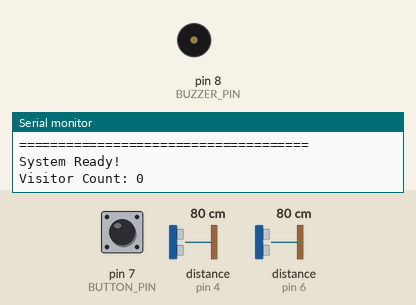
The sketch below on a simulated Arduino Nano, built with avr-gcc and run on an emulated ATmega328P. On the bench: buzzer (waves = sounding, pin HIGH), the last lines printed to the serial monitor. Wiring (inferred from the names in the program): 2 × ultrasonic range finder: trigger pin 3, echo pin 4 / trigger pin 5, echo pin 6. The test bench sets the inputs (shaded band); at power-on: pin 7 (BUTTON_PIN) HIGH, distance to the obstacle (sensors on pin 4, pin 6) 80 cm. The echo pulse lasts 58.3 µs per cm; pins used as bus, display or sensor lines are not drawn.

Above: at 1.3 s.
1.4 s: pin 7 (BUTTON_PIN) pulled LOW for 1 s
At 1.9 s:
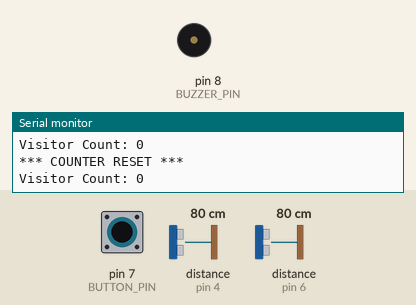
3.9 s: pin 7 (BUTTON_PIN) pulled LOW for 3.2 s
At 7.9 s:
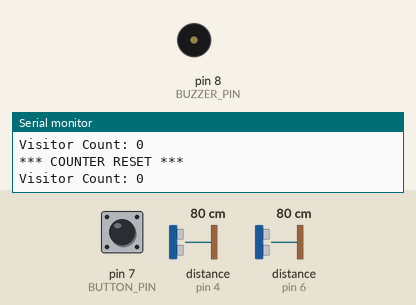
Timing chart, 0 to 9.4 s (numbered marks = the images above; inputs shaded):
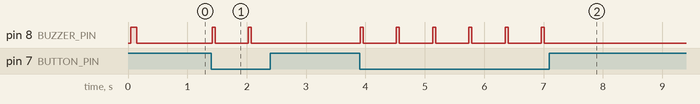

Measured:
- after the input at 1.4 s, pin 8 (BUZZER_PIN): alternates HIGH for 0.05 s and LOW for 0.56 s, 4 changes in all, then stays LOW, starting at once
- after the input at 3.9 s, pin 8 (BUZZER_PIN): alternates HIGH for 0.05 s and LOW for 0.56 s, 12 changes in all, then stays LOW, starting at once

The sketch:

visitor_audit_system_basic.ino
```cpp
/*
 * VISITOR AUDIT SYSTEM - BASIC VERSION (Without LoRa)
 *
 * Description: Simplified visitor counting system for testing
 * Use this version if you don't have LoRa module or want to test basic functionality
 *
 * Hardware Required:
 * - Arduino Nano (ATmega328P)
 * - 2x HC-SR04 Ultrasonic Sensors
 * - Buzzer (optional)
 *
 * Version: 1.0 (Basic)
 */

// ============================
// PIN DEFINITIONS
// ============================
#define TRIG_PIN_1    3    // Sensor 1 trigger (Entry)
#define ECHO_PIN_1    4    // Sensor 1 echo
#define TRIG_PIN_2    5    // Sensor 2 trigger (Exit)
#define ECHO_PIN_2    6    // Sensor 2 echo
#define BUZZER_PIN    8    // Buzzer
#define BUTTON_PIN    7    // Reset button

// ============================
// CONFIGURATION
// ============================
#define DETECTION_DISTANCE  10    // Detection threshold in cm
#define BUZZER_DURATION     200   // Buzzer beep duration
#define DEBOUNCE_DELAY      500   // Anti-bounce delay

// ============================
// GLOBAL VARIABLES
// ============================
int visitorCount = 0;
int currentState1 = 0;
int previousState1 = 0;
int currentState2 = 0;
int previousState2 = 0;

// ============================
// SETUP
// ============================
void setup() {
  Serial.begin(9600);

  // Initialize pins
  pinMode(TRIG_PIN_1, OUTPUT);
  pinMode(ECHO_PIN_1, INPUT);
  pinMode(TRIG_PIN_2, OUTPUT);
  pinMode(ECHO_PIN_2, INPUT);
  pinMode(BUZZER_PIN, OUTPUT);
  pinMode(BUTTON_PIN, INPUT_PULLUP);

  Serial.println("Visitor Audit System - Basic Version");
  Serial.println("=====================================");
  Serial.println("System Ready!");
  Serial.println("Visitor Count: 0");

  // Startup beep
  digitalWrite(BUZZER_PIN, HIGH);
  delay(100);
  digitalWrite(BUZZER_PIN, LOW);
}

// ============================
// MAIN LOOP
// ============================
void loop() {
  // Reset counter if button pressed
  if (digitalRead(BUTTON_PIN) == LOW) {
    visitorCount = 0;
    Serial.println("\n*** COUNTER RESET ***");
    Serial.print("Visitor Count: ");
    Serial.println(visitorCount);
    digitalWrite(BUZZER_PIN, HIGH);
    delay(50);
    digitalWrite(BUZZER_PIN, LOW);
    delay(500);
  }

  // Measure distances
  long distance1 = measureDistance(TRIG_PIN_1, ECHO_PIN_1);
  long distance2 = measureDistance(TRIG_PIN_2, ECHO_PIN_2);

  // ENTRY DETECTION (Sensor 1 → Sensor 2)
  if (distance1 <= DETECTION_DISTANCE && distance1 > 0) {
    currentState1 = 1;
  } else {
    currentState1 = 0;
  }

  if (currentState1 == 1 && previousState1 == 0) {
    // Wait for Sensor 2
    unsigned long startTime = millis();
    while (millis() - startTime < 2000) {
      long dist2 = measureDistance(TRIG_PIN_2, ECHO_PIN_2);
      if (dist2 <= DETECTION_DISTANCE && dist2 > 0) {
        visitorCount++;
        Serial.println("\n>>> ENTRY DETECTED <<<");
        Serial.print("Visitor Count: ");
        Serial.println(visitorCount);
        digitalWrite(BUZZER_PIN, HIGH);
        delay(BUZZER_DURATION);
        digitalWrite(BUZZER_PIN, LOW);
        delay(DEBOUNCE_DELAY);
        break;
      }
      delay(50);
    }
  }
  previousState1 = currentState1;

  // EXIT DETECTION (Sensor 2 → Sensor 1)
  if (distance2 <= DETECTION_DISTANCE && distance2 > 0) {
    currentState2 = 1;
  } else {
    currentState2 = 0;
  }

  if (currentState2 == 1 && previousState2 == 0) {
    // Wait for Sensor 1
    unsigned long startTime = millis();
    while (millis() - startTime < 2000) {
      long dist1 = measureDistance(TRIG_PIN_1, ECHO_PIN_1);
      if (dist1 <= DETECTION_DISTANCE && dist1 > 0) {
        if (visitorCount > 0) visitorCount--;
        Serial.println("\n<<< EXIT DETECTED >>>");
        Serial.print("Visitor Count: ");
        Serial.println(visitorCount);
        digitalWrite(BUZZER_PIN, HIGH);
        delay(BUZZER_DURATION);
        digitalWrite(BUZZER_PIN, LOW);
        delay(DEBOUNCE_DELAY);
        break;
      }
      delay(50);
    }
  }
  previousState2 = currentState2;

  delay(50);
}

// ============================
// DISTANCE MEASUREMENT
// ============================
long measureDistance(int trigPin, int echoPin) {
  digitalWrite(trigPin, LOW);
  delayMicroseconds(2);
  digitalWrite(trigPin, HIGH);
  delayMicroseconds(10);
  digitalWrite(trigPin, LOW);

  long duration = pulseIn(echoPin, HIGH, 30000);
  long distance = (duration / 2) / 29.1;

  if (distance >= 400 || distance <= 0) return 0;
  return distance;
}
```
